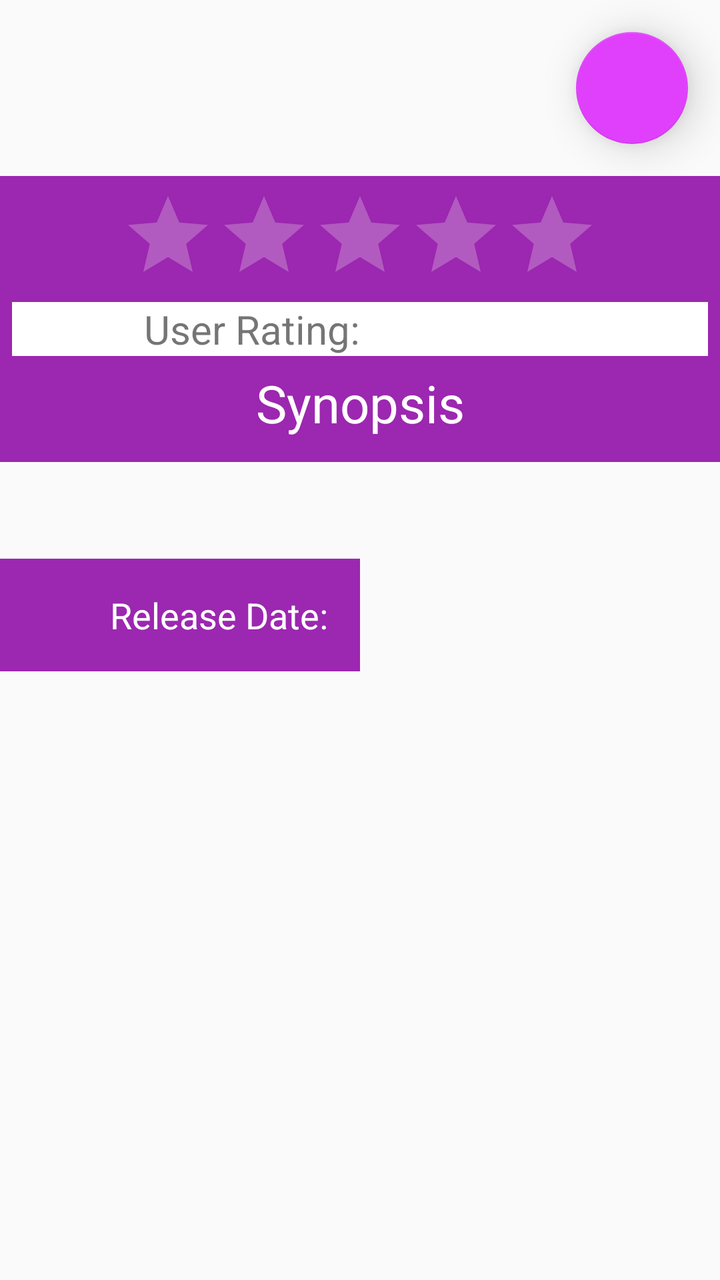
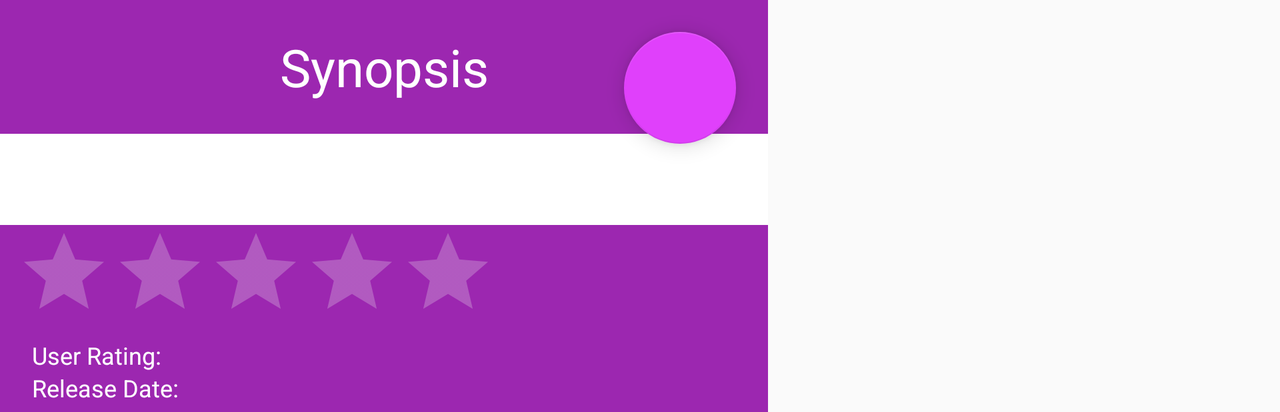

Compare how this app lays out the same screen by default and in its alternative resource folder. The renders come first, then the two layout files and the values they reference.
<!-- AndroidManifest.xml: application theme AppTheme -->
<!-- res/layout/activity_favorite_detail.xml -->
<?xml version="1.0" encoding="utf-8"?>
<ScrollView xmlns:android="http://schemas.android.com/apk/res/android"
    xmlns:app="http://schemas.android.com/apk/res-auto"
    android:layout_width="match_parent"
    android:layout_height="match_parent">

    
    <LinearLayout
        android:layout_width="match_parent"
        android:layout_height="wrap_content"
        android:orientation="vertical">

        <RelativeLayout
            android:layout_width="match_parent"
            android:layout_height="wrap_content">

            <android.support.design.widget.FloatingActionButton
                android:id="@+id/fab_favorite_movie"
                android:layout_width="wrap_content"
                android:layout_height="wrap_content"
                android:layout_alignParentEnd="true"
                android:layout_alignParentRight="true"
                android:layout_alignParentTop="true"
                android:layout_margin="16dp"
                android:src="@drawable/ic_no_favorite_fab_24px"
                app:backgroundTint="@color/colorFAB"
                app:elevation="12dp" />

            
            <ImageView
                android:id="@+id/favorite_poster_image_detail"
                android:layout_width="match_parent"
                android:layout_height="match_parent"
                android:contentDescription="@string/poster_image_cd"
                android:scaleType="fitXY" />
        </RelativeLayout>

        
        <LinearLayout
            android:layout_width="match_parent"
            android:layout_height="match_parent"
            android:background="@color/colorPrimary"
            android:orientation="vertical"
            android:padding="6dp">

            
            <RatingBar
                android:id="@+id/favorite_detail_rating_bar"
                android:layout_width="wrap_content"
                android:layout_height="0dp"
                android:layout_gravity="center"
                android:layout_weight="1"
                android:isIndicator="true"
                android:numStars="5"
                android:theme="@style/RatingBar" />

            
            <LinearLayout
                android:layout_width="match_parent"
                android:layout_height="match_parent"
                android:background="@color/colorWhite"
                android:orientation="horizontal">

                
                <TextView
                    android:layout_width="0dp"
                    android:layout_height="wrap_content"
                    android:layout_weight="1"
                    android:gravity="end"
                    android:text="@string/user_rating_label"
                    android:textSize="20sp" />

                
                <TextView
                    android:id="@+id/favorite_user_rating_tv"
                    android:layout_width="0dp"
                    android:layout_height="wrap_content"
                    android:layout_weight="1"
                    android:gravity="start"
                    android:paddingEnd="4dp"
                    android:paddingLeft="4dp"
                    android:paddingStart="4dp"
                    android:textSize="20sp" />

            </LinearLayout>
        </LinearLayout>

        
        <TextView
            android:id="@+id/favorite_synopsis_label"
            android:layout_width="match_parent"
            android:layout_height="match_parent"
            android:background="@color/colorPrimary"
            android:gravity="center"
            android:paddingBottom="12dp"
            android:text="@string/synopsis_label"
            android:textColor="@color/colorWhite"
            android:textSize="26sp" />

        
        <TextView
            android:id="@+id/favorite_synopsis_detail_tv"
            android:layout_width="match_parent"
            android:layout_height="match_parent"
            android:padding="12dp"
            android:textSize="18sp" />

        
        <LinearLayout
            android:layout_width="match_parent"
            android:layout_height="match_parent"
            android:orientation="horizontal">

            
            <TextView
                android:id="@+id/favorite_release_date_label"
                android:layout_width="0dp"
                android:layout_height="wrap_content"
                android:layout_weight="1"
                android:background="@color/colorPrimary"
                android:gravity="end"
                android:padding="16dp"
                android:text="@string/released_date_label"
                android:textColor="@color/colorWhite"
                android:textSize="18sp" />

            
            <TextView
                android:id="@+id/favorite_release_date_tv"
                android:layout_width="0dp"
                android:layout_height="wrap_content"
                android:layout_weight="1"
                android:gravity="start"
                android:paddingLeft="8dp"
                android:paddingRight="8dp"
                android:paddingStart="8dp"
                android:textSize="18sp" />
        </LinearLayout>

    </LinearLayout>

</ScrollView>
<!-- resources referenced by this layout -->
<resources>
  <color name="colorFAB">#E040FB</color>
  <color name="colorPrimary">#9C27B0</color>
  <color name="colorWhite">#ffffff</color>
  <string name="poster_image_cd">Movie Poster Image Thumbnail</string>
  <string name="released_date_label">Release Date: </string>
  <string name="synopsis_label">Synopsis</string>
  <string name="user_rating_label">User Rating: </string>
  <style name="RatingBar" parent="Theme.AppCompat.Light.DarkActionBar">
          <item name="colorControlNormal">@color/colorLightWhite</item>
          <item name="colorControlActivated">@color/colorYellow</item>
      </style>
  <style name="AppTheme" parent="Theme.AppCompat.Light.DarkActionBar">
          
          <item name="colorPrimary">@color/colorPrimary</item>
          <item name="colorPrimaryDark">@color/colorPrimaryDark</item>
          <item name="colorAccent">@color/colorAccent</item>
          <item name="preferenceTheme">@style/PreferenceThemeOverlay</item>
      </style>
  <color name="colorLightWhite">#EEEEEE</color>
  <color name="colorYellow">#FFFF00</color>
  <color name="colorPrimaryDark">#7B1FA2</color>
  <color name="colorAccent">#CE93D8</color>
</resources>
<!-- res/layout-land/activity_favorite_detail.xml (the repository's variant of the layout above) -->
<!-- drawn on the phone turned sideways -->
<?xml version="1.0" encoding="utf-8"?>
<ScrollView xmlns:android="http://schemas.android.com/apk/res/android"
    xmlns:app="http://schemas.android.com/apk/res-auto"
    android:layout_width="match_parent"
    android:layout_height="wrap_content">

    
    <LinearLayout
        android:layout_width="match_parent"
        android:layout_height="wrap_content"
        android:baselineAligned="true"
        android:orientation="horizontal">

        
        <LinearLayout
            android:layout_width="0dp"
            android:layout_height="wrap_content"
            android:layout_weight="3"
            android:background="@color/colorWhite"
            android:orientation="vertical">

            
            <RelativeLayout
                android:layout_width="wrap_content"
                android:layout_height="wrap_content"
                android:background="@color/colorPrimary">

                <android.support.design.widget.FloatingActionButton
                    android:id="@+id/fab_favorite_movie"
                    android:layout_width="wrap_content"
                    android:layout_height="wrap_content"
                    android:layout_alignParentEnd="true"
                    android:layout_alignParentRight="true"
                    android:layout_margin="16dp"
                    android:src="@drawable/ic_no_favorite_fab_24px"
                    app:backgroundTint="@color/colorFAB" />

                
                <TextView
                    android:id="@+id/favorite_synopsis_label"
                    android:layout_width="match_parent"
                    android:layout_height="match_parent"
                    android:layout_alignParentTop="true"
                    android:background="@color/colorPrimary"
                    android:gravity="center"
                    android:padding="16dp"
                    android:text="@string/synopsis_label"
                    android:textColor="@color/colorWhite"
                    android:textSize="26sp" />

                
                <TextView
                    android:id="@+id/favorite_synopsis_detail_tv"
                    android:layout_width="match_parent"
                    android:layout_height="match_parent"
                    android:layout_below="@id/favorite_synopsis_label"
                    android:background="@color/colorWhite"
                    android:padding="12dp"
                    android:textSize="16sp" />

                
                <RatingBar
                    android:id="@+id/favorite_detail_rating_bar"
                    style="?android:attr/ratingBarStyle"
                    android:layout_width="wrap_content"
                    android:layout_height="wrap_content"
                    android:layout_below="@id/favorite_synopsis_detail_tv"
                    android:layout_marginLeft="8dp"
                    android:layout_marginRight="8dp"
                    android:isIndicator="true"
                    android:numStars="5"
                    android:theme="@style/RatingBar" />

                
                <TextView
                    android:id="@+id/favorite_user_rating_label"
                    android:layout_width="wrap_content"
                    android:layout_height="wrap_content"
                    android:layout_below="@id/favorite_detail_rating_bar"
                    android:layout_gravity="center"
                    android:paddingEnd="4dp"
                    android:paddingLeft="16dp"
                    android:paddingRight="4dp"
                    android:paddingStart="16dp"
                    android:text="@string/user_rating_label"
                    android:textColor="@color/colorWhite"
                    android:textSize="12sp" />

                
                <TextView
                    android:id="@+id/favorite_user_rating_tv"
                    android:layout_width="match_parent"
                    android:layout_height="wrap_content"
                    android:layout_below="@id/favorite_detail_rating_bar"
                    android:layout_gravity="center"
                    android:layout_toEndOf="@id/favorite_user_rating_label"
                    android:layout_toRightOf="@id/favorite_user_rating_label"
                    android:textColor="@color/colorWhite"
                    android:textSize="12sp" />

                
                <TextView
                    android:id="@+id/favorite_release_date_label"
                    android:layout_width="wrap_content"
                    android:layout_height="wrap_content"
                    android:layout_below="@id/favorite_user_rating_tv"
                    android:gravity="center"
                    android:paddingBottom="4dp"
                    android:paddingEnd="4dp"
                    android:paddingLeft="16dp"
                    android:paddingRight="4dp"
                    android:paddingStart="16dp"
                    android:text="@string/released_date_label"
                    android:textColor="@color/colorWhite"
                    android:textSize="12sp" />

                
                <TextView
                    android:id="@+id/favorite_release_date_tv"
                    android:layout_width="match_parent"
                    android:layout_height="wrap_content"
                    android:layout_below="@id/favorite_user_rating_tv"
                    android:layout_toEndOf="@id/favorite_release_date_label"
                    android:layout_toRightOf="@id/favorite_release_date_label"
                    android:paddingBottom="4dp"
                    android:textColor="@color/colorWhite"
                    android:textSize="12sp" />

            </RelativeLayout>
        </LinearLayout>

        
        <ImageView
            android:id="@+id/favorite_poster_image_detail"
            android:layout_width="0dp"
            android:layout_height="match_parent"
            android:layout_weight="2"
            android:contentDescription="@string/poster_image_cd"
            android:scaleType="fitXY" />
    </LinearLayout>
</ScrollView>
